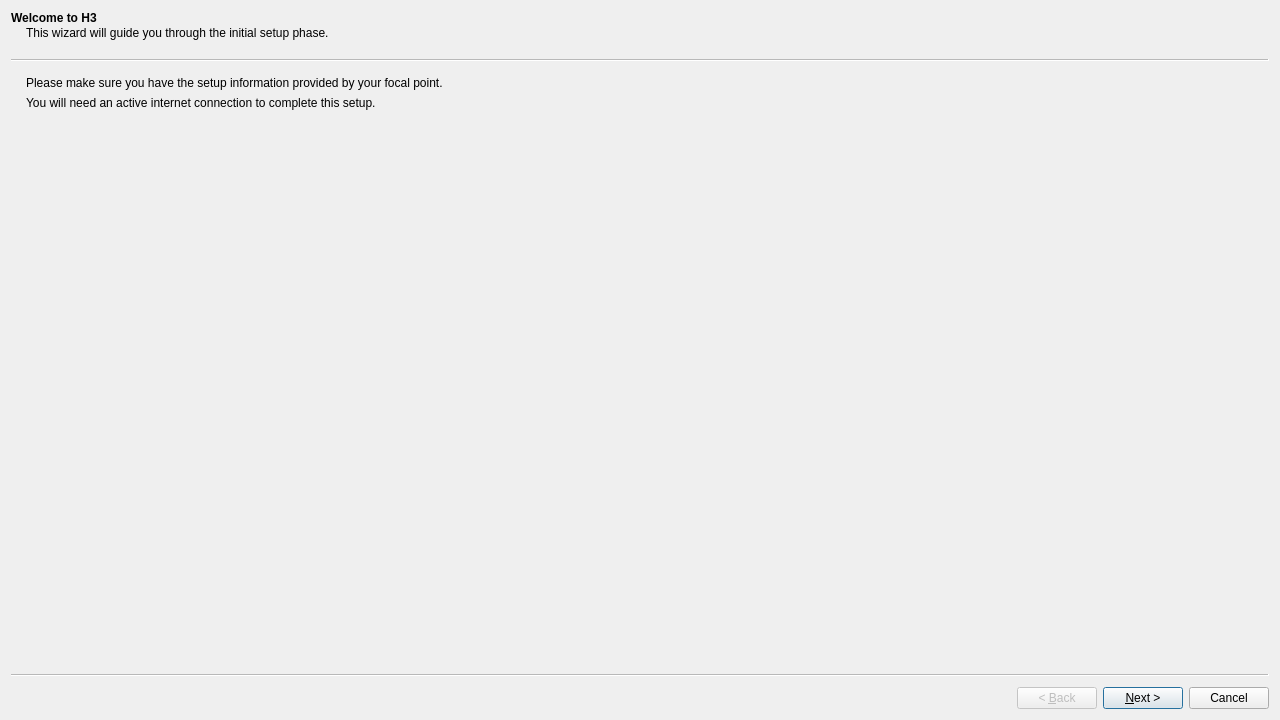
<?xml version="1.0" encoding="UTF-8"?>
<ui version="4.0">
 <class>Wizard</class>
 <widget class="QWizard" name="Wizard">
  <property name="geometry">
   <rect>
    <x>0</x>
    <y>0</y>
    <width>1280</width>
    <height>720</height>
   </rect>
  </property>
  <property name="windowTitle">
   <string>H3 Setup Wizard</string>
  </property>
  <property name="windowIcon">
   <iconset resource="H3.qrc">
    <normaloff>:/images/H3.png</normaloff>:/images/H3.png</iconset>
  </property>
  <widget class="QWizardPage" name="wizardPage1">
   <property name="title">
    <string>Welcome to H3</string>
   </property>
   <property name="subTitle">
    <string>This wizard will guide you through the initial setup phase.</string>
   </property>
   <layout class="QGridLayout" name="gridLayout">
    <item row="0" column="0">
     <widget class="QLabel" name="infoLabel">
      <property name="text">
       <string>Please make sure you have the setup information provided by your focal point.</string>
      </property>
      <property name="alignment">
       <set>Qt::AlignLeading|Qt::AlignLeft|Qt::AlignTop</set>
      </property>
      <property name="wordWrap">
       <bool>true</bool>
      </property>
     </widget>
    </item>
    <item row="1" column="0">
     <widget class="QLabel" name="infoLabel2">
      <property name="text">
       <string>You will need an active internet connection to complete this setup.</string>
      </property>
      <property name="wordWrap">
       <bool>true</bool>
      </property>
     </widget>
    </item>
    <item row="2" column="0">
     <spacer name="verticalSpacer">
      <property name="orientation">
       <enum>Qt::Vertical</enum>
      </property>
      <property name="sizeHint" stdset="0">
       <size>
        <width>20</width>
        <height>40</height>
       </size>
      </property>
     </spacer>
    </item>
   </layout>
  </widget>
  <widget class="ServerWizardPage" name="wizardPage2">
   <property name="title">
    <string>Database / Server setup</string>
   </property>
   <property name="subTitle">
    <string>Contact your focal point if needed.</string>
   </property>
   <layout class="QGridLayout" name="gridLayout_2">
    <item row="0" column="0">
     <widget class="QLabel" name="localDBlabel">
      <property name="text">
       <string>&amp;Local DB File :</string>
      </property>
      <property name="buddy">
       <cstring>localAddress</cstring>
      </property>
     </widget>
    </item>
    <item row="2" column="0">
     <widget class="QLabel" name="remoteDBlabel">
      <property name="text">
       <string>&amp;Server Address :</string>
      </property>
      <property name="buddy">
       <cstring>remoteAddress</cstring>
      </property>
     </widget>
    </item>
    <item row="0" column="1">
     <widget class="QLineEdit" name="localAddress">
      <property name="enabled">
       <bool>true</bool>
      </property>
      <property name="readOnly">
       <bool>true</bool>
      </property>
     </widget>
    </item>
    <item row="2" column="1">
     <widget class="QLineEdit" name="remoteAddress"/>
    </item>
    <item row="0" column="2">
     <widget class="QPushButton" name="browseButton">
      <property name="text">
       <string>Browse...</string>
      </property>
     </widget>
    </item>
    <item row="2" column="2">
     <widget class="QPushButton" name="connectButton">
      <property name="text">
       <string>Connect</string>
      </property>
     </widget>
    </item>
    <item row="1" column="1">
     <widget class="QLabel" name="localDBstatus">
      <property name="text">
       <string/>
      </property>
      <property name="wordWrap">
       <bool>true</bool>
      </property>
     </widget>
    </item>
    <item row="3" column="1">
     <widget class="QLabel" name="remoteDBstatus">
      <property name="text">
       <string/>
      </property>
      <property name="wordWrap">
       <bool>true</bool>
      </property>
     </widget>
    </item>
    <item row="1" column="0">
     <spacer name="verticalSpacerLocal">
      <property name="orientation">
       <enum>Qt::Vertical</enum>
      </property>
      <property name="sizeHint" stdset="0">
       <size>
        <width>20</width>
        <height>40</height>
       </size>
      </property>
     </spacer>
    </item>
    <item row="3" column="0">
     <spacer name="verticalSpacerRemote">
      <property name="orientation">
       <enum>Qt::Vertical</enum>
      </property>
      <property name="sizeHint" stdset="0">
       <size>
        <width>20</width>
        <height>40</height>
       </size>
      </property>
     </spacer>
    </item>
   </layout>
  </widget>
  <widget class="LoginWizardPage" name="wizardPage3">
   <property name="title">
    <string>User setup</string>
   </property>
   <property name="subTitle">
    <string>Your username is provided by your focal point.</string>
   </property>
   <layout class="QGridLayout" name="gridLayout_3">
    <item row="0" column="2">
     <widget class="QPushButton" name="searchButton">
      <property name="text">
       <string>Find</string>
      </property>
     </widget>
    </item>
    <item row="1" column="0">
     <spacer name="verticalSpacerUsername">
      <property name="orientation">
       <enum>Qt::Vertical</enum>
      </property>
      <property name="sizeHint" stdset="0">
       <size>
        <width>20</width>
        <height>40</height>
       </size>
      </property>
     </spacer>
    </item>
    <item row="2" column="0">
     <widget class="QLabel" name="passwordLabel">
      <property name="text">
       <string>&amp;Password :</string>
      </property>
      <property name="buddy">
       <cstring>passwordLineEdit</cstring>
      </property>
     </widget>
    </item>
    <item row="3" column="1" colspan="2">
     <widget class="QLineEdit" name="confirmPasswordLineEdit">
      <property name="echoMode">
       <enum>QLineEdit::Password</enum>
      </property>
     </widget>
    </item>
    <item row="2" column="1" colspan="2">
     <widget class="QLineEdit" name="passwordLineEdit">
      <property name="echoMode">
       <enum>QLineEdit::Password</enum>
      </property>
     </widget>
    </item>
    <item row="3" column="0">
     <widget class="QLabel" name="confirmPasswordLabel">
      <property name="text">
       <string>&amp;Confirm Password :</string>
      </property>
      <property name="buddy">
       <cstring>confirmPasswordLineEdit</cstring>
      </property>
     </widget>
    </item>
    <item row="0" column="0">
     <widget class="QLabel" name="usernameLabel">
      <property name="text">
       <string>&amp;Username :</string>
      </property>
      <property name="buddy">
       <cstring>usernameLineEdit</cstring>
      </property>
     </widget>
    </item>
    <item row="0" column="1">
     <widget class="QLineEdit" name="usernameLineEdit"/>
    </item>
    <item row="4" column="1" colspan="2">
     <widget class="QLabel" name="passwordStatusLabel">
      <property name="text">
       <string/>
      </property>
      <property name="wordWrap">
       <bool>true</bool>
      </property>
     </widget>
    </item>
    <item row="1" column="1" colspan="2">
     <widget class="QLabel" name="userStatusLabel">
      <property name="text">
       <string/>
      </property>
      <property name="wordWrap">
       <bool>true</bool>
      </property>
     </widget>
    </item>
    <item row="4" column="0">
     <spacer name="verticalSpacerPassword">
      <property name="orientation">
       <enum>Qt::Vertical</enum>
      </property>
      <property name="sizeHint" stdset="0">
       <size>
        <width>20</width>
        <height>40</height>
       </size>
      </property>
     </spacer>
    </item>
   </layout>
  </widget>
  <widget class="RecapWizardPage" name="wizardPage4">
   <property name="title">
    <string>Setup complete !</string>
   </property>
   <property name="subTitle">
    <string>When you press finish, you will be ready to use H3</string>
   </property>
   <layout class="QGridLayout" name="gridLayout_4">
    <item row="0" column="1">
     <widget class="QLabel" name="localRecap">
      <property name="text">
       <string/>
      </property>
      <property name="wordWrap">
       <bool>true</bool>
      </property>
     </widget>
    </item>
    <item row="0" column="0">
     <widget class="QLabel" name="localLabel">
      <property name="text">
       <string>Local DB :</string>
      </property>
     </widget>
    </item>
    <item row="1" column="0">
     <widget class="QLabel" name="remoteLabel">
      <property name="text">
       <string>Remote DB :</string>
      </property>
     </widget>
    </item>
    <item row="1" column="1">
     <widget class="QLabel" name="remoteRecap">
      <property name="text">
       <string/>
      </property>
      <property name="wordWrap">
       <bool>true</bool>
      </property>
     </widget>
    </item>
    <item row="2" column="0">
     <widget class="QLabel" name="userLabel">
      <property name="text">
       <string>User details :</string>
      </property>
     </widget>
    </item>
    <item row="3" column="1">
     <widget class="QLabel" name="jobRecap">
      <property name="font">
       <font>
        <italic>true</italic>
       </font>
      </property>
      <property name="text">
       <string/>
      </property>
      <property name="wordWrap">
       <bool>true</bool>
      </property>
     </widget>
    </item>
    <item row="2" column="1">
     <widget class="QLabel" name="nameRecap">
      <property name="font">
       <font>
        <weight>75</weight>
        <bold>true</bold>
       </font>
      </property>
      <property name="text">
       <string/>
      </property>
      <property name="wordWrap">
       <bool>true</bool>
      </property>
     </widget>
    </item>
    <item row="4" column="1">
     <widget class="QLabel" name="baseRecap">
      <property name="text">
       <string/>
      </property>
      <property name="wordWrap">
       <bool>true</bool>
      </property>
     </widget>
    </item>
    <item row="5" column="0" colspan="2">
     <widget class="QLabel" name="userActionRecap">
      <property name="text">
       <string/>
      </property>
      <property name="wordWrap">
       <bool>true</bool>
      </property>
     </widget>
    </item>
   </layout>
  </widget>
 </widget>
 <customwidgets>
  <customwidget>
   <class>ServerWizardPage</class>
   <extends>QWizardPage</extends>
   <header>serverwizardpage.h</header>
   <container>1</container>
  </customwidget>
  <customwidget>
   <class>LoginWizardPage</class>
   <extends>QWizardPage</extends>
   <header>loginwizardpage.h</header>
   <container>1</container>
  </customwidget>
  <customwidget>
   <class>RecapWizardPage</class>
   <extends>QWizardPage</extends>
   <header>recapwizardpage.h</header>
   <container>1</container>
  </customwidget>
 </customwidgets>
 <tabstops>
  <tabstop>browseButton</tabstop>
  <tabstop>localAddress</tabstop>
  <tabstop>remoteAddress</tabstop>
  <tabstop>connectButton</tabstop>
  <tabstop>usernameLineEdit</tabstop>
  <tabstop>searchButton</tabstop>
  <tabstop>passwordLineEdit</tabstop>
  <tabstop>confirmPasswordLineEdit</tabstop>
 </tabstops>
 <resources>
  <include location="H3.qrc"/>
 </resources>
 <connections/>
</ui>
